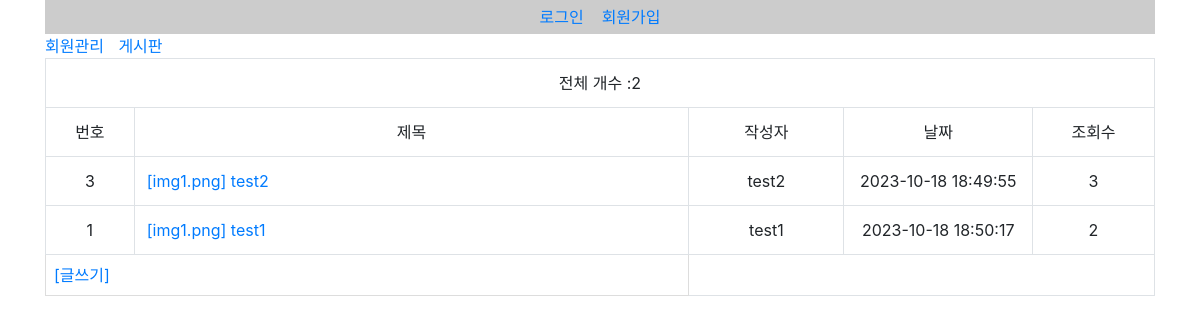
Before: /board/list/ with the older database file.
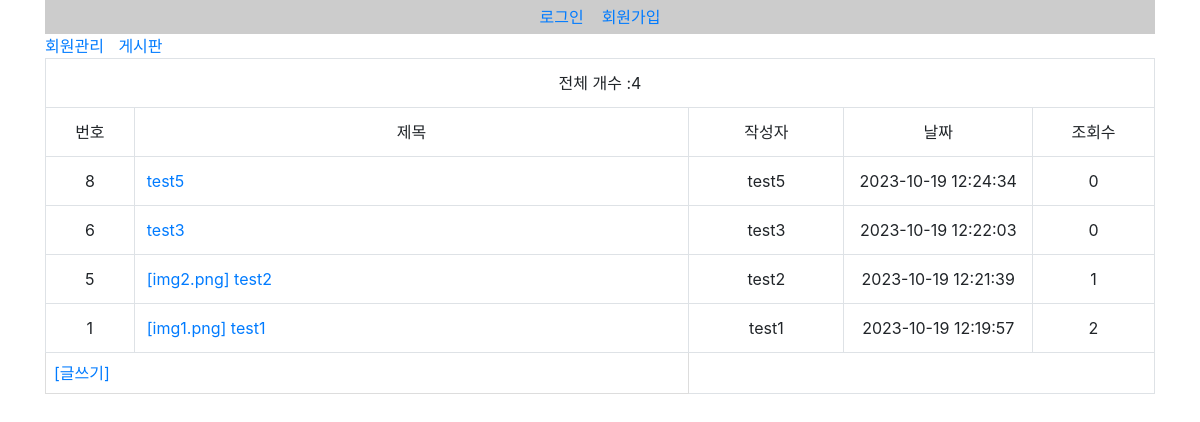
After: the same page with the newer database file.
### board/models.py (models this page shows, shortened)
class Board(models.Model):
    number = models.AutoField(primary_key=True)
    pwd = models.CharField(max_length=20)
    name = models.CharField(max_length=20)
    sTitle = models.CharField(max_length=50)
    sContent = models.CharField(max_length=4000)
    dCreated = models.DateTimeField(null=True)  # null 허용
    readcnt = models.IntegerField(default=0)
    filename = models.CharField(max_length=300)

### board/views.py (the view)
# urls.py: path("list/", views.list, name="list"),
def list(request):
    page = int(request.GET.get("page", 1))  # 페이지 번호
    all_board = Board.objects.all().order_by("-number")  # 모든 데이터 내림차순 정렬
    paginator = Paginator(all_board, 10)  # 목록 10개씩
    board_list = paginator.get_page(page)
    listcount = Board.objects.count()
    return render(request, "board/listpage.html", {"board": board_list, "listcount": listcount})

### templates/board/listpage.html (shortened to what this page needs)
{% extends "basepage.html" %}
{% block contents %}
<div class="content">
    <table border="1" width="100%" cellpadding="0" cellspacing="0"
        class="table table-bordered table-hover">
        <tr align="center">
            {% if listcount == 0 %}
               <td align="center" colspan="5">등록된 글이 없습니다.</td>
            {% else %}
               <td align="center" colspan="5">전체 개수 :{{listcount}}</td>
            {% endif %}
        </tr>
        <tr align="center" valign="middle">
            <td width="8%">번호</td>
            <td width="50%">제목</td>
            <td width="14%">작성자</td>
            <td width="17%">날짜</td>
            <td width="11%">조회수</td>
        </tr>
        {% for b in board %}
            <tr align="center" valign="middle">
                <td>{{b.number}}</td>
                <td align="left">
                {% if b.filename %}
                    <a href="/media/images/{{b.filename}}">[{{b.filename}}]</a>
                {% endif %}
                <a href="../detail/{{b.number}}/">{{b.sTitle}}</a>
                </td>
                <td>{{b.name}}</td>
                <td>{{b.dCreated|date:"Y-m-d H:i:s" }}</td>
                <td>{{b.readcnt}}</td>
            </tr>
        {% endfor %}
        <tr>
            <td colspan="2" class="w3-center" style="border: 1px solid #ddd; padding: 8px;">
                <a href="../write">[글쓰기]</a>
            </td>
        </tr>
    </table>
</div>
{% endblock %}

### templates/basepage.html (shortened to what this page needs)
<!DOCTYPE html>
<html lang="ko">
<head>
    {% load bootstrap4 %}
    {% bootstrap_css %}
</head>
<body>
    <div class="container">
        <span>
            {% if request.session.login %}
                {{ request.session.login }}님이 로그인 하셨습니다. &nbsp;&nbsp;
                <a href="/member/logout/">로그아웃</a>
            {% else %}
                <a href="/member/login/">로그인</a> &nbsp;&nbsp;
                <a href="/member/adduser/">회원가입</a>
            {% endif %}
        </span>
        <ul>
            <li><a href="/member/main">회원관리</a></li>
            <li><a href="/board/list">게시판</a></li>
        </ul>
        <div id="content">
            {% block contents %}{% endblock %}
        </div>
    </div>
</body>
</html>

### templates/basepage.html (style rules this page uses)
span { text-align: center; display: block; background-color: #ccc; padding: 5px; }
ul { list-style-type: none; padding: 0; margin: 0; }
ul li { display: inline-block; margin-right: 10px; }
ul li:first-child { margin-left: 0; }

Changed rows visible on the page:
removed Board: number "3", filename "img1.png", sTitle "test2", name "test2", dCreated "2023-10-18 18:49:55", readcnt "3"
added Board: number "8", sTitle "test5", name "test5", dCreated "2023-10-19 12:24:34", readcnt "0"
added Board: number "6", sTitle "test3", name "test3", dCreated "2023-10-19 12:22:03", readcnt "0"
added Board: number "5", filename "img2.png", sTitle "test2", name "test2", dCreated "2023-10-19 12:21:39", readcnt "1"
changed Board "img1.png": dCreated "2023-10-18 18:50:17" → "2023-10-19 12:19:57"
Other visible differences:
{{ listcount }}: "2" → "4"
